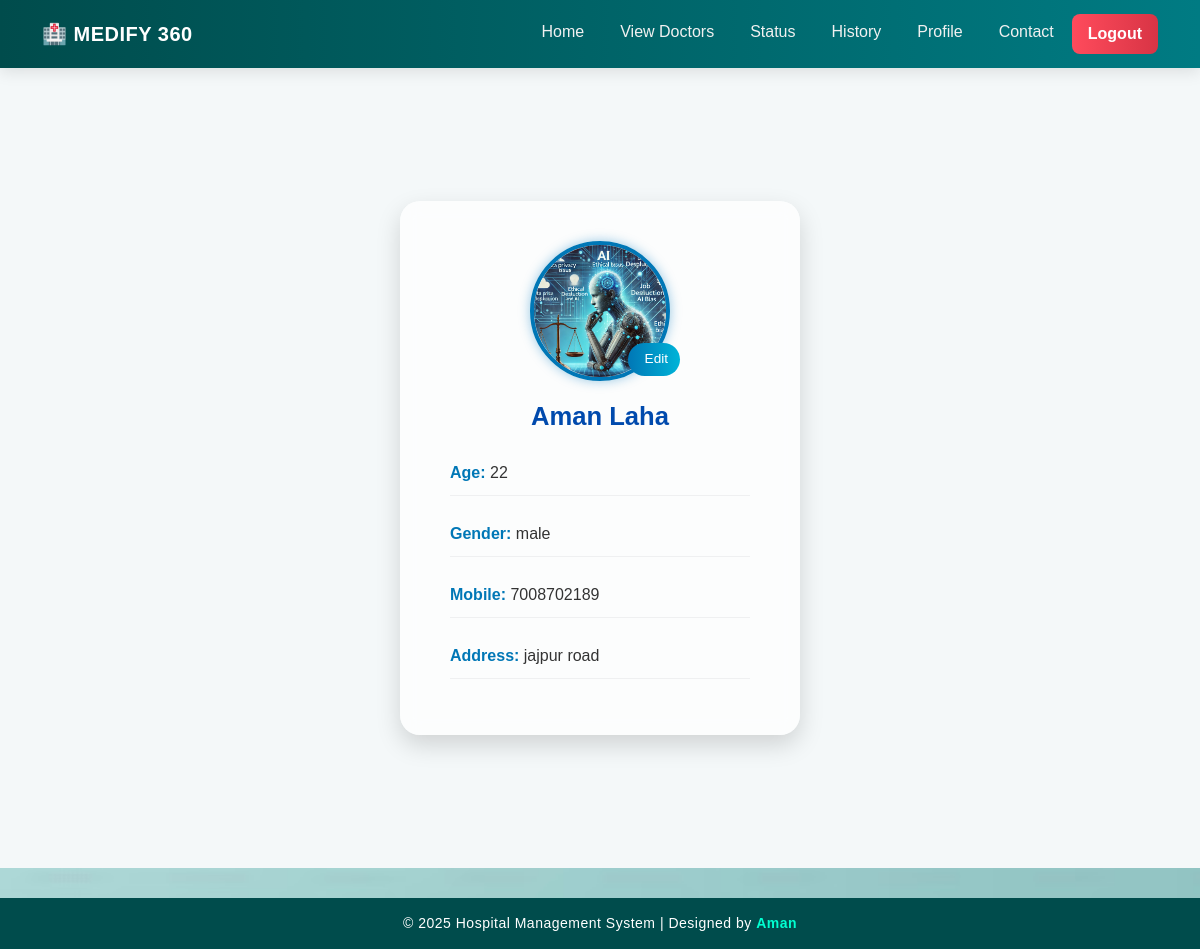
The app's page /user-profile/ (signed in) with its own data.
### Hospital/models.py (models this page shows, shortened)
class Patient(models.Model):
    user = models.OneToOneField(User , on_delete=models.CASCADE , null=True )
    name = models.CharField(max_length=80)
    Age = models.IntegerField()
    Gender = models.CharField(max_length=10)
    Mobile = models.BigIntegerField(null=True)
    Address = models.CharField(max_length=300)
    Picture = models.ImageField(upload_to='patient_pics/' , null=True , blank=True)

### Hospital/views.py (the view)
# urls.py: path('user-profile/' , user_profile , name="user-profile"),
def user_profile(request):
    if not request.user.is_authenticated:
        return redirect('user_register')
    patient = Patient.objects.get(user=request.user)
    return render(request, 'user-profile.html', {'patient': patient})

### Hospital/templates/user-profile.html (shortened to what this page needs)
{% extends 'navigationBar.html' %}
{% load static %}
{% block body %}
<link rel="stylesheet" href="{% static 'css/user_profile.css' %}">
<div class="profile-container">
  <div class="profile-card">
    <div class="profile-image-wrapper">
      {% if patient.Picture %}
        <img src="{{ patient.Picture.url }}" alt="{{ patient.name }}" class="profile-image">
      {% else %}
        <img src="https://cdn-icons-png.flaticon.com/512/3774/3774299.png" alt="Default Avatar" class="profile-image">
      {% endif %}
      <a href="{% url 'user_edit_profile' %}" class="edit-btn" title="Edit Profile">
         Edit
      </a>
    </div>
    <h3 class="profile-name">{{ patient.name }}</h3>
    <div class="profile-details">
      <p><strong>Age:</strong> {{ patient.Age }}</p>
      <p><strong>Gender:</strong> {{ patient.Gender }}</p>
      <p><strong>Mobile:</strong> {{ patient.Mobile }}</p>
      <p><strong>Address:</strong> {{ patient.Address }}</p>
    </div>
  </div>
</div>
{% endblock %}

### Hospital/static/CSS/user_profile.css (style rules this page uses)
body { background: url("../images/user_profile.avif") center/cover fixed no-repeat; font-family: 'Poppins', sans-serif; margin: 0; padding: 0; }
.profile-container { display: flex; justify-content: center; align-items: center; min-height: 90vh; padding: 40px 10px; }
.profile-card { background: rgba(255, 255, 255, 0.7); backdrop-filter: blur(10px); border-radius: 20px; box-shadow: 0 10px 25px rgba(0, 0, 0, 0.15); text-align: center; padding: 40px 30px; max-width: 400px; width: 100%; transition: transform 0.3s ease, box-shadow 0.3s ease; }
.profile-image-wrapper { position: relative; display: inline-block; }
.profile-image { width: 140px; height: 140px; border-radius: 50%; object-fit: cover; border: 4px solid #0077b6; box-shadow: 0 0 12px rgba(0, 119, 182, 0.4); }
.edit-btn { position: absolute; bottom: 5px; right: -10px; background: linear-gradient(90deg, #0077b6, #00b4d8); color: white; border: none; font-size: 0.85rem; font-weight: 500; padding: 6px 12px; border-radius: 20px; cursor: pointer; text-decoration: none; display: flex; align-items: center; gap: 5px; transition: background 0.3s ease; }
.profile-name { font-size: 1.6rem; font-weight: 600; color: #004aad; margin-top: 20px; }
.profile-details { margin-top: 20px; text-align: left; padding: 0 20px; }
.profile-details p { font-size: 1rem; color: #333; border-bottom: 1px solid rgba(0, 0, 0, 0.05); padding: 10px 0; }
.profile-details strong { color: #0077b6; }

### Hospital/templates/navigationBar.html (style rules this page uses)
body { margin: 0; font-family: 'Poppins', sans-serif; background-color: #f4f8f9; color: #1a1a1a; }

### records on screen
Patient: Picture (picture), name "Aman Laha", Age "22", Gender "male", Mobile "7008702189", Address "jajpur road"

### other values on screen
{{ year|default:2025 }} "2025"
